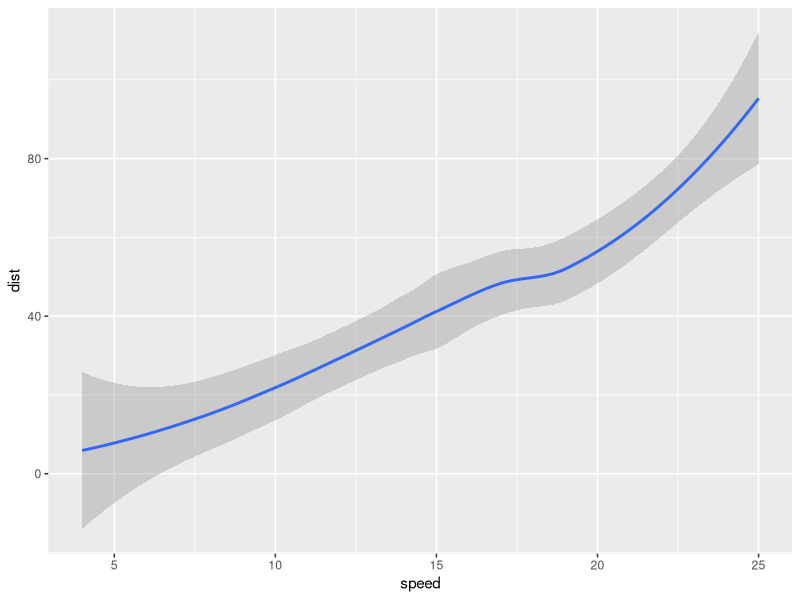
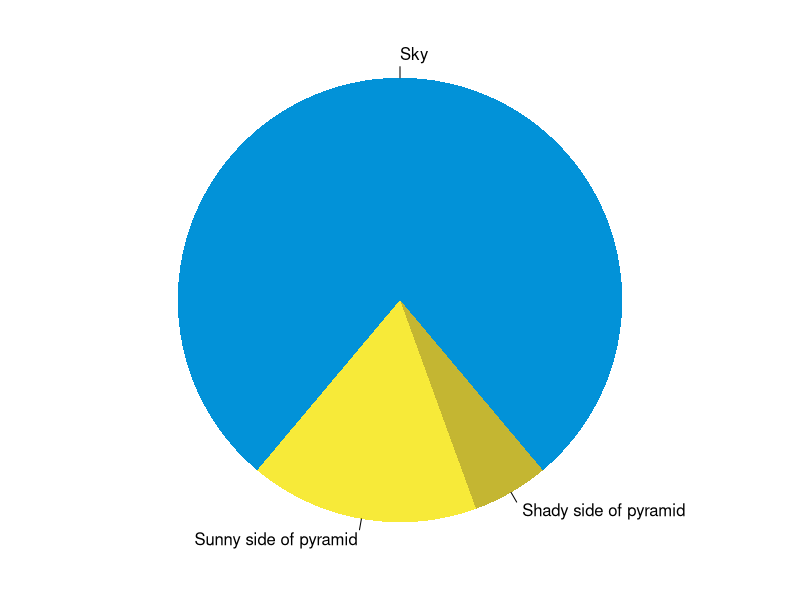

Reproduce these figures in R, in order.
## ---- chunk 1
knitr::opts_chunk$set(collapse = TRUE)
## ---- chunk 2
library(tidyverse)
summary(cars)
fit <- lm(dist ~ speed, data = cars)
cars %>% ggplot()+geom_smooth(aes(speed, dist))
## ---- chunk 3
par(mar = c(0, 1, 0, 1))
pie(
  c(280, 60, 20),
  c('Sky', 'Sunny side of pyramid', 'Shady side of pyramid'),
  col = c('#0292D8', '#F7EA39', '#C4B632'),
  init.angle = -50, border = NA
)
